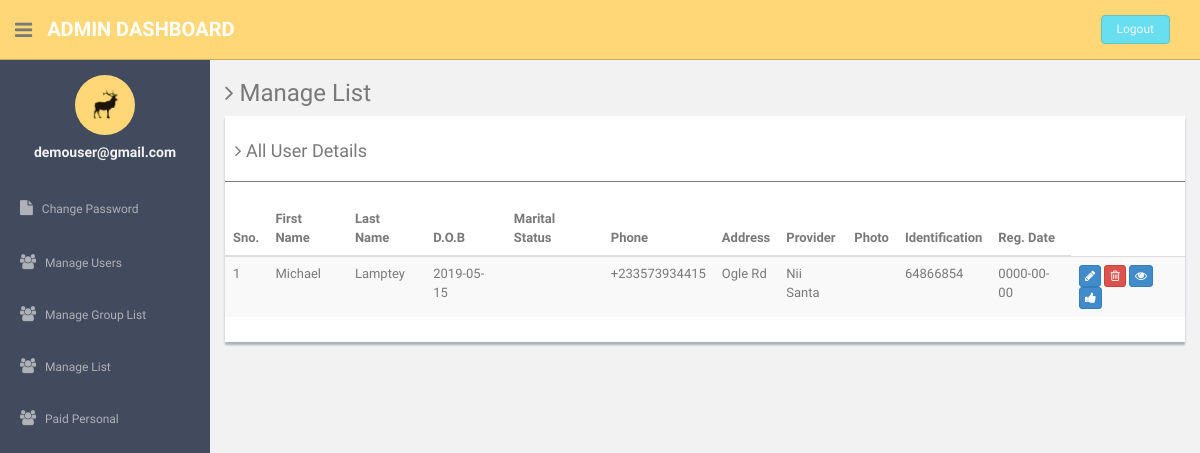
/admin/manage-list.php (signed in), run on the app's committed database.
### tables this page shows
CREATE TABLE IF NOT EXISTS `list` (
  `id` int(11) NOT NULL,
  `First_name` text NOT NULL,
  `Last_name` text NOT NULL,
  `D.O.B` date NOT NULL,
  `Marital_status` text NOT NULL,
  `Phone` text NOT NULL,
  `Address` varchar(120) NOT NULL,
  `Provider` text NOT NULL,
  `Photo` varchar(30) NOT NULL,
  `Identification` varchar(30) NOT NULL,
  `Reg. Date` date NOT NULL,
  PRIMARY KEY (`id`)
);

### admin/manage-list.php (the view, shortened to what this page needs)
<?php
include'dbconnection.php';
?><!DOCTYPE html>
<html lang="en">
  <head>
    <link href="assets/css/bootstrap.css" rel="stylesheet">
    <link href="assets/font-awesome/css/font-awesome.css" rel="stylesheet" />
    <link href="assets/css/style.css" rel="stylesheet">
    <link href="assets/css/style-responsive.css" rel="stylesheet">
  </head>
  <body>
  <section id="container" >
      <header class="header black-bg">
              <div class="sidebar-toggle-box">
                  <div class="fa fa-bars tooltips" data-placement="right" data-original-title="Toggle Navigation"></div>
              </div>
            <a href="#" class="logo"><b>Admin Dashboard</b></a>
            <div class="top-menu">
            	<ul class="nav pull-right top-menu">
                    <li><a class="logout" href="logout.php">Logout</a></li>
            	</ul>
            </div>
        </header>
      <aside>
          <div id="sidebar"  class="nav-collapse ">
              <ul class="sidebar-menu" id="nav-accordion">
              	  <p class="centered"><a href="#"><img src="assets/img/ui-sam.jpg" class="img-circle" width="60"></a></p>
              	  <h5 class="centered"><?php echo $_SESSION['login'];?></h5>
                  <li class="mt">
                      <a href="change-password.php">
                          <i class="fa fa-file"></i>
                          <span>Change Password</span>
                      </a>
                  </li>
                  <li class="sub-menu">
                      <a href="manage-users.php" >
                          <i class="fa fa-users"></i>
                          <span>Manage Users</span>
                      </a>
                  </li>
                  <li class="sub-menu">
                      <a href="manage-exempt.php">
                          <i class="fa fa-users"></i>
                          <span>Manage Group List</span>
                      </a>
                  </li>
                  <li class="sub-menu">
                      <a href="manage-list.php">
                          <i class="fa fa-users"></i>
                          <span>Manage List</span>
                      </a>
                  </li>
                  <li class="sub-menu">
                      <a href="paid-list.php">
                          <i class="fa fa-users"></i>
                          <span>Paid Personal</span>
                      </a>
                  </li>
              </ul>
          </div>
      </aside>
  <section id="main-content">
          <section class="wrapper">
          	<h3><i class="fa fa-angle-right"></i> Manage List</h3>
				<div class="row">
                  <div class="col-md-12">
                      <div class="content-panel">
                          <table class="table table-striped table-advance table-hover">
	                  	  	  <h4><i class="fa fa-angle-right"></i> All User Details </h4>
	                  	  	  <hr>
                              <thead>
                              <tr>
                                  <th>Sno.</th>
                                  <th class="hidden-phone">First Name</th>
                                  <th> Last Name</th>
                                  <th> D.O.B</th>
                                  <th> Marital Status</th>
                                  <th> Phone</th>
                                  <th> Address</th>
                                  <th> Provider</th>
                                  <th> Photo</th>
                                  <th> Identification</th>
                                  <th>Reg. Date</th>
                              </tr>
                              </thead>
                              <tbody>
                              <?php $ret=mysqli_query($con,"select * from list");
							  $cnt=1;
							  while($row=mysqli_fetch_array($ret))
							  {?>
                              <tr>
                              <td><?php echo $cnt;?></td>
                                  <td><?php echo $row['First_name'];?></td>
                                  <td><?php echo $row['Last_name'];?></td>
                                  <td><?php echo $row['D.O.B'];?></td>
                                  <td><?php echo $row['Marital_status'];?></td>
                                  <td><?php echo $row['Phone'];?></td>
                                  <td><?php echo $row['Address'];?></td>
                                  <td><?php echo $row['Provider'];?></td>
                                  <td><?php echo $row['Photo'];?></td>
                                  <td><?php echo $row['Identification'];?></td>
                                  <td><?php echo $row['Reg. Date'];?></td>
                                  <td>
                                     <a href="update-list.php?uid=<?php echo $row['id'];?>">
                                     <button class="btn btn-primary btn-xs"><i class="fa fa-pencil"></i></button></a>
                                     <a href="manage-users.php?id=<?php echo $row['id'];?>">
                                     <button class="btn btn-danger btn-xs" onClick="return confirm('Do you really want to delete');"><i class="fa fa-trash-o "></i></button></a>
                                     <a href="view-list.php?uid=<?php echo $row['id'];?>">
                                     <button class="btn btn-primary btn-xs"><i class="fa fa-eye"></i></button></a>
                                     <a href="paid-list.php?idid=<?php echo $row['id'];?>">
                                     <button class="btn btn-primary btn-xs"><i class="fa fa-thumbs-up"></i></button></a>
                                  </td>
                              </tr>
                              <?php $cnt=$cnt+1; }?>
                              </tbody>
                          </table>
                      </div>
                  </div>
              </div>
		</section>
      </section
  ></section>
  </body>
</html>

### admin/assets/css/style.css (style rules this page uses)
body { color: #797979; background: #f2f2f2; font-family: 'Ruda', sans-serif; padding: 0px !important; margin: 0px !important; font-size:13px; }
ul li { list-style: none; }
a, a:hover, a:focus { text-decoration: none; outline: none; }
#container { width: 100%; height: 100%; }
hr { margin-top: 20px; margin-bottom: 20px; border: 0; border-top: 1px solid #797979; }
.centered { text-align: center; }
.mt { margin-top: 25px; }
ul.top-menu > li > .logout { color: #f2f2f2; font-size: 12px; border-radius: 4px; -webkit-border-radius: 4px; border: 1px solid #64c3c2 !important; padding: 5px 15px; margin-right: 15px; background: #68dff0; margin-top: 15px; }
#sidebar { width: 210px; height: 100%; position: fixed; background: #424a5d; }
#sidebar h5 { color: #f2f2f2; font-weight: 700; }
#sidebar ul li { position: relative; }
ul.sidebar-menu , ul.sidebar-menu li ul.sub { margin: -2px 0 0; padding: 0; }
ul.sidebar-menu { margin-top: 75px; }
ul.sidebar-menu li { margin-bottom: 5px; margin-left:10px; margin-right:10px; }
ul.sidebar-menu li.sub-menu { line-height: 15px; }
ul.sidebar-menu li a span { display: inline-block; }
ul.sidebar-menu li a { color: #aeb2b7; text-decoration: none; display: block; padding: 15px 0 15px 10px; font-size: 12px; outline: none; -webkit-transition: all 0.3s ease; -moz-transition: all 0.3s ease; -o-transition: all 0.3s ease; -ms-transition: all 0.3s ease; transition: all 0.3s ease; }
ul.sidebar-menu li a i { font-size: 15px; padding-right: 6px; }
#main-content { margin-left: 210px; }
.header, .footer { min-height: 60px; padding: 0 15px; }
.header { position: fixed; left: 0; right: 0; z-index: 1002; }
.black-bg { background: #ffd777; border-bottom: 1px solid #c9aa5f; }
.wrapper { display: inline-block; margin-top: 60px; padding-left: 15px; padding-right: 15px; padding-bottom: 15px; padding-top: 0px; width: 100%; }
a.logo { font-size: 20px; color: #ffffff; float: left; margin-top: 15px; text-transform: uppercase; }
a.logo b { font-weight: 900; }
#top_menu .nav > li, ul.top-menu > li { float: left; }
ul.top-menu > li > a { color: #666666; font-size: 16px; border-radius: 4px; -webkit-border-radius: 4px; border:1px solid #666666 !important; padding: 2px 6px; margin-right: 15px; }
.sidebar-toggle-box { float: left; padding-right: 15px; margin-top: 20px; }
.sidebar-toggle-box .fa-bars { cursor: pointer; display: inline-block; font-size: 20px; }
.content-panel { background: #ffffff; box-shadow: 0px 3px 2px #aab2bd; padding-top: 15px; padding-bottom: 5px; }
.content-panel h4 { margin-left: 10px; }

### data on the page
list: First_name "Michael", Last_name "Lamptey", O "2019-05-15", Phone "+233573934415", Address "Ogle Rd", Provider "Nii Santa", Identification "64866854", value "0000-00-00"

### other printed values
$_SESSION['login'] "demouser@gmail.com"
